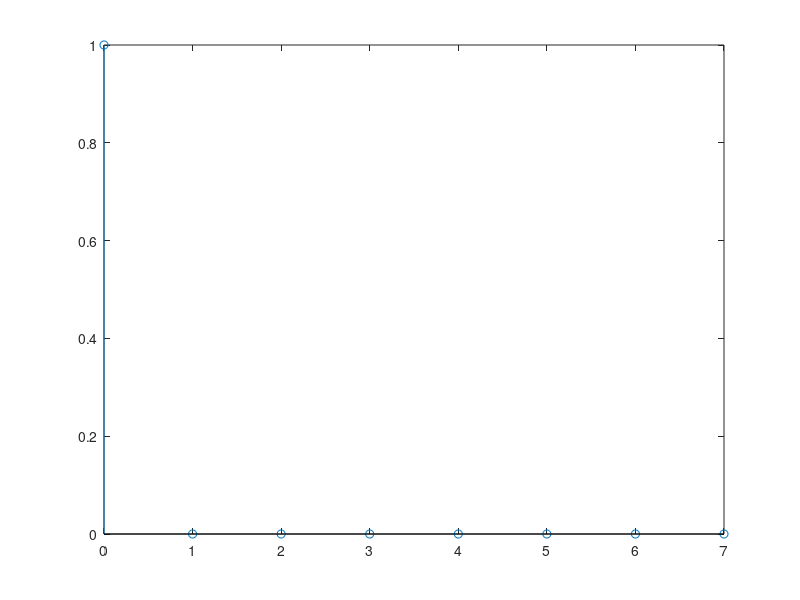
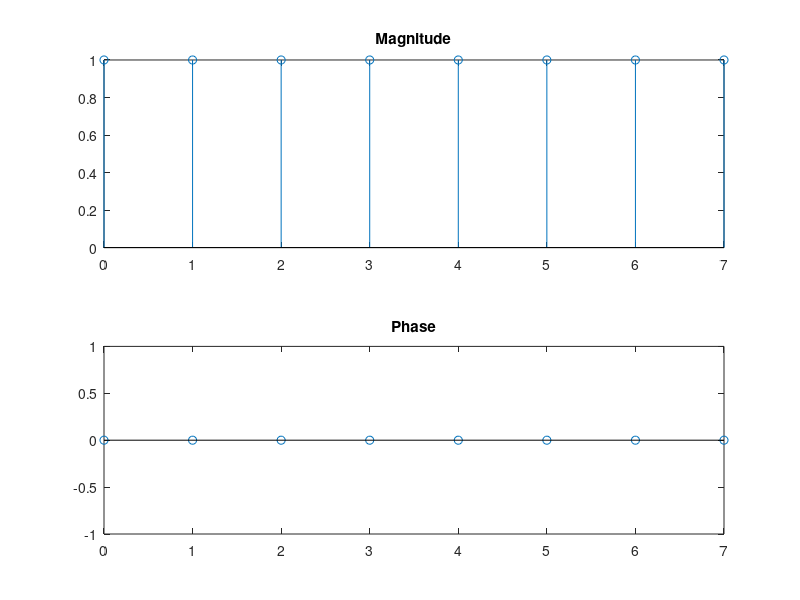
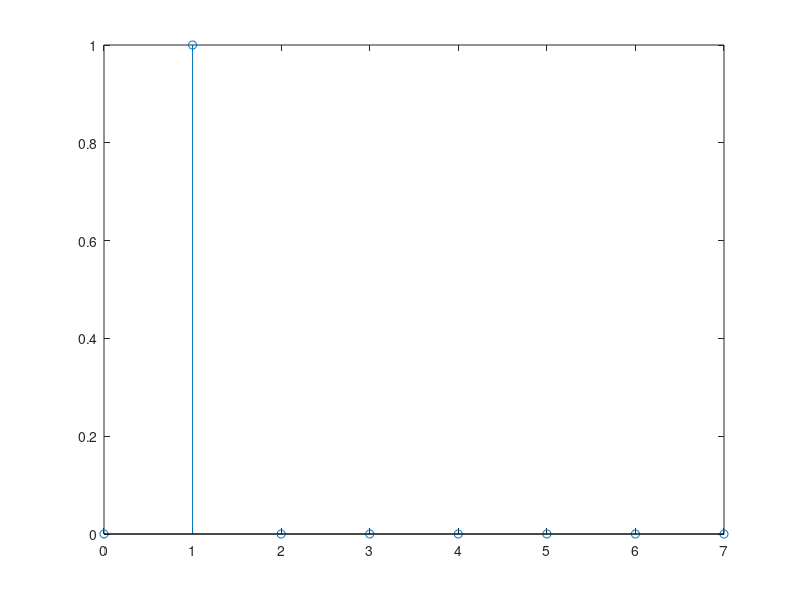
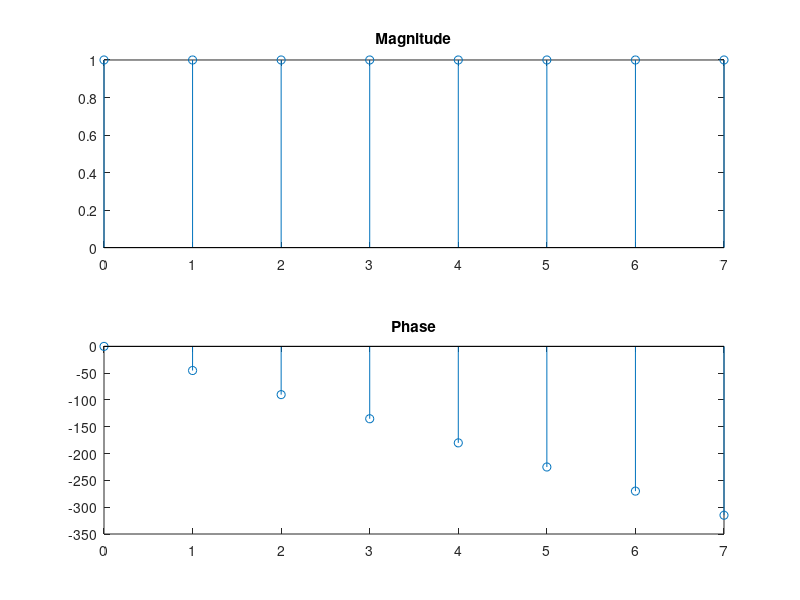

Write MATLAB code to recreate these figures, in order.
close all

% % a
% N=8;
% n=[0:N-1]';
% xn=9*ones(N,1)
% figure
% stem(n,[xn])
% y = fft(xn);                             % Compute DFT of x
% m = abs(y);                               % Magnitude
% y(m<1e-6) = 0;
% p = unwrap(angle(y));                     % Phase
% figure
% subplot(2,1,1)
% stem(n,m)
% title('Magnitude')
% subplot(2,1,2)
% stem(n,p*180/pi)
% title('Phase')

% b
N=8;
n=[0:N-1]';
xn=zeros(N,1);
xn(1)=1
figure
stem(n,[xn])
y = fft(xn);                             % Compute DFT of x
m = abs(y);                               % Magnitude
y(m<1e-6) = 0;
p = unwrap(angle(y));                     % Phase
figure
subplot(2,1,1)
stem(n,m)
title('Magnitude')
subplot(2,1,2)
stem(n,p*180/pi)
title('Phase')

% c
N=8;
n=[0:N-1]';
xn=zeros(N,1);
xn(2)=1
figure
stem(n,[xn])
y = fft(xn);                             % Compute DFT of x
m = abs(y);                               % Magnitude
y(m<1e-6) = 0;
p = unwrap(angle(y));                     % Phase
figure
subplot(2,1,1)
stem(n,m)
title('Magnitude')
subplot(2,1,2)
stem(n,p*180/pi)
title('Phase')
